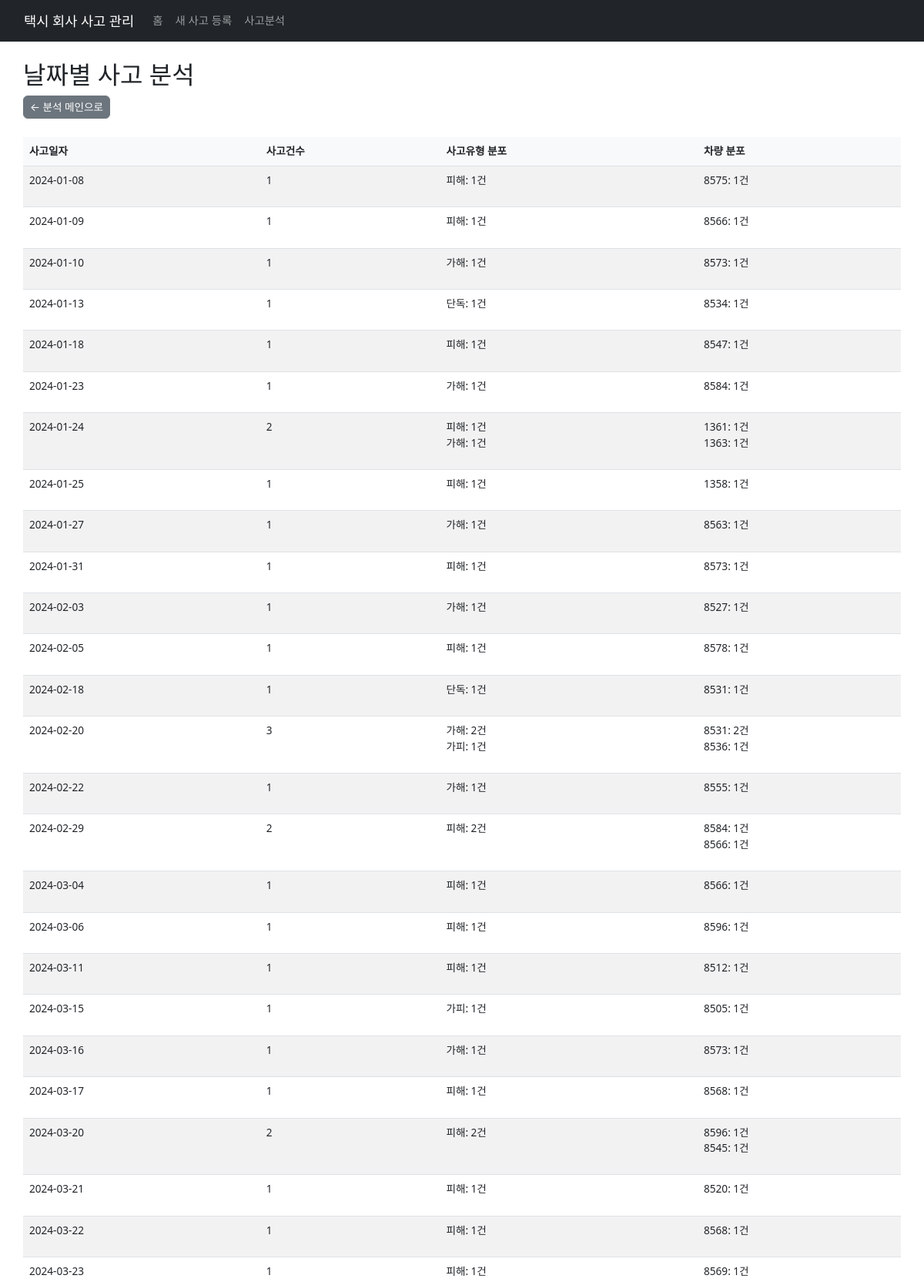
Screenshot of /analysis/date (upper part) with the database file from the repository.
### tables this page shows
CREATE TABLE "accidents" (
"사고번호" TEXT,
  "차량번호" TEXT,
  "성명" TEXT,
  "생년월일" TEXT,
  "사원번호" TEXT,
  "운전면허번호" TEXT,
  "나이" TEXT,
  "연락처" TEXT,
  "운전경력" TEXT,
  "당사경력" TEXT,
  "주소" TEXT,
  "구분" TEXT,
  "사고유형" TEXT,
  "사고장소" TEXT,
  "사고발생시속도" TEXT,
  "날씨" TEXT,
  "경찰서" TEXT,
  "조사관성명" TEXT,
  "전화" TEXT,
  "휴대폰" TEXT,
  "차량파손부위" TEXT,
  "출동보험기사" TEXT,
  "보험회사" TEXT,
  "보험접수번호" TEXT,
  "보험상담자" TEXT,
  "대물담당" TEXT,
  "대인담당" TEXT,
  "운전자상해" TEXT,
  "치료병원" TEXT,
  "이미지파일" TEXT,
  "동영상파일" TEXT,
  "사고일시" TEXT,
  "상대차량번호1" TEXT,
  "상대차량성명1" TEXT,
  "상대차량연락처1" TEXT,
  "상대차량차종1" TEXT,
  "상대차량남여1" TEXT,
  "상대차량비고1" TEXT,
  "상대차량번호2" TEXT,
  "상대차량성명2" TEXT,
  "상대차량연락처2" TEXT,
  "상대차량차종2" TEXT,
  "상대차량남여2" TEXT,
  "상대차량비고2" TEXT,
  "상대차량번호3" TEXT,
  "상대차량성명3" TEXT,
  "상대차량연락처3" TEXT,
  "상대차량차종3" TEXT,
  "상대차량남여3" TEXT,
  "상대차량비고3" TEXT,
  "상해승객성명1" TEXT,
  "상해승객연락처1" TEXT,
  "상해승객병원1" TEXT,
  "상해승객나이1" TEXT,
  "상해승객남여1" TEXT,
  "상해승객비고1" TEXT,
  "상해승객성명2" TEXT,
  "상해승객연락처2" TEXT,
  "상해승객병원2" TEXT,
  "상해승객나이2" TEXT,
  "상해승객남여2" TEXT,
  "상해승객비고2" TEXT,
  "상해승객성명3" TEXT,
  "상해승객연락처3" TEXT,
  "상해승객병원3" TEXT,
  "상해승객나이3" TEXT,
  "상해승객남여3" TEXT,
  "상해승객비고3" TEXT
);

### app.py (the view)
@app.route('/analysis/date')
def analysis_by_date():
    df = load_accidents()
    if df.empty:
        return render_template('analysis_date.html', data=None)
    df = filter_accidents(
        df,
        request.args.get('start_date'),
        request.args.get('end_date'),
        request.args.get('accident_type'),
        request.args.get('weather'),
        request.args.get('car_number'),
        request.args.get('name'),
        request.args.get('employee_number'),
        request.args.get('classification')
    )
    df['사고일자'] = pd.to_datetime(df['사고일시']).dt.date
    date_stats = df.groupby('사고일자').agg({
        '사고번호': 'count',
        '사고유형': lambda x: x.value_counts().to_dict(),
        '차량번호': lambda x: x.value_counts().to_dict()
    }).reset_index()
    date_stats.columns = ['사고일자', '사고건수', '사고유형분포', '차량분포']
    return render_template('analysis_date.html', data=date_stats.to_dict('records'))

### app.py (called while the page is built)
def get_db():
    try:
        conn = sqlite3.connect(DB_FILE)
        conn.row_factory = sqlite3.Row
        return conn
    except Exception as e:
        print(f"Error connecting to database: {str(e)}")
        return None

def load_accidents():
    try:
        conn = get_db()
        if conn is None:
            return pd.DataFrame()
        cursor = conn.cursor()
        cursor.execute("SELECT name FROM sqlite_master WHERE type='table' AND name='accidents'")
        if not cursor.fetchone():
            conn.close()
            return pd.DataFrame()
        query = "SELECT * FROM accidents ORDER BY 사고번호 DESC"
        df = pd.read_sql_query(query, conn)
        conn.close()
        return df
    except Exception as e:
        if conn:
            conn.close()
        return pd.DataFrame()

### templates/analysis_date.html
{% extends "base.html" %}
{% block content %}
<div class="container mt-4">
    <h2>날짜별 사고 분석</h2>
    <a href="{{ url_for('analysis') }}" class="btn btn-secondary mb-4">← 분석 메인으로</a>
    {% if data %}
    <div class="table-responsive">
        <table class="table table-striped">
            <thead>
                <tr>
                    <th>사고일자</th>
                    <th>사고건수</th>
                    <th>사고유형 분포</th>
                    <th>차량 분포</th>
                </tr>
            </thead>
            <tbody>
                {% for item in data %}
                <tr>
                    <td>{{ item['사고일자'] }}</td>
                    <td>{{ item['사고건수'] }}</td>
                    <td>
                        <ul class="list-unstyled">
                            {% for type, count in item['사고유형분포'].items() %}
                            <li>{{ type }}: {{ count }}건</li>
                            {% endfor %}
                        </ul>
                    </td>
                    <td>
                        <ul class="list-unstyled">
                            {% for vehicle, count in item['차량분포'].items() %}
                            <li>{{ vehicle }}: {{ count }}건</li>
                            {% endfor %}
                        </ul>
                    </td>
                </tr>
                {% endfor %}
            </tbody>
        </table>
    </div>
    {% else %}
    <div class="alert alert-info">
        분석할 데이터가 없습니다.
    </div>
    {% endif %}
</div>
{% endblock %}

### templates/base.html (style rules this page uses)
body { font-size: 0.9rem; }
.container { max-width: 100%; padding: 0 15px; }
.table { font-size: 0.85rem; }
.table th { background-color: #f8f9fa; position: sticky; top: 0; z-index: 1; }
.btn { font-size: 0.85rem; padding: 0.25rem 0.5rem; }

### rows the page displays
accidents: 사고유형 "피해", count "1", 차량번호 "8575"
accidents: 사고유형 "피해", count "1", 차량번호 "8566"
accidents: 사고유형 "가해", count "1", 차량번호 "8573"
accidents: 사고유형 "단독", count "1", 차량번호 "8534"
accidents: 사고유형 "피해", count "1", 차량번호 "8547"
accidents: 사고유형 "가해", count "1", 차량번호 "8584"
accidents: 사고유형 "피해", count "1", 차량번호 "1361"
accidents: 사고유형 "가해", count "1", 차량번호 "1363"
accidents: 사고유형 "피해", count "1", 차량번호 "1358"
accidents: 사고유형 "가해", count "1", 차량번호 "8563"
accidents: 사고유형 "피해", count "1", 차량번호 "8573"
accidents: 사고유형 "가해", count "1", 차량번호 "8527"
accidents: 사고유형 "피해", count "1", 차량번호 "8578"
accidents: 사고유형 "단독", count "1", 차량번호 "8531"
accidents: 사고유형 "가해", count "2", 차량번호 "8531"
accidents: 사고유형 "가피", count "1", 차량번호 "8536"
accidents: 사고유형 "가해", count "1", 차량번호 "8555"
accidents: 사고유형 "피해", count "2", 차량번호 "8584", count "1"
accidents: 차량번호 "8566", count "1"
accidents: 사고유형 "피해", count "1", 차량번호 "8566"
accidents: 사고유형 "피해", count "1", 차량번호 "8596"
accidents: 사고유형 "피해", count "1", 차량번호 "8512"
accidents: 사고유형 "가피", count "1", 차량번호 "8505"
accidents: 사고유형 "가해", count "1", 차량번호 "8573"
accidents: 사고유형 "피해", count "1", 차량번호 "8568"
accidents: 사고유형 "피해", count "2", 차량번호 "8596", count "1"
accidents: 차량번호 "8545", count "1"
accidents: 사고유형 "피해", count "1", 차량번호 "8520"
accidents: 사고유형 "피해", count "1", 차량번호 "8568"
accidents: 사고유형 "피해", count "1", 차량번호 "8569"

### other values shown
{{ item['사고일자'] }} "2024-01-08" "2024-01-09" "2024-01-10" "2024-01-13" "2024-01-18" "2024-01-23" "2024-01-24" "2024-01-25" "2024-01-27" "2024-01-31" "2024-02-03" "2024-02-05" "2024-02-18" "2024-02-20" "2024-02-22" "2024-02-29" "2024-03-04" "2024-03-06" "2024-03-11" "2024-03-15" "2024-03-16" "2024-03-17" "2024-03-20" "2024-03-21" "2024-03-22" "2024-03-23"
{{ item['사고건수'] }} "1" "1" "1" "1" "1" "1" "2" "1" "1" "1" "1" "1" "1" "3" "1" "2" "1" "1" "1" "1" "1" "1" "2" "1" "1" "1"
